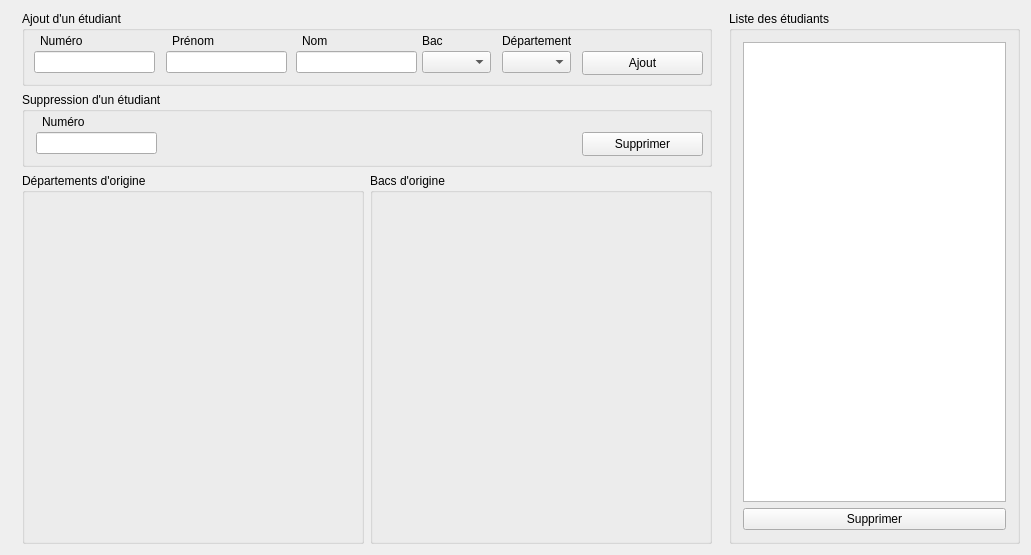
<?xml version="1.0" encoding="UTF-8"?>
<ui version="4.0">
 <class>TP3_GestionEtuClass</class>
 <widget class="QMainWindow" name="TP3_GestionEtuClass">
  <property name="geometry">
   <rect>
    <x>0</x>
    <y>0</y>
    <width>1031</width>
    <height>555</height>
   </rect>
  </property>
  <property name="windowTitle">
   <string>TP3_GestionEtu</string>
  </property>
  <widget class="QWidget" name="centralWidget">
   <layout class="QHBoxLayout" name="horizontalLayout_2">
    <item>
     <widget class="QWidget" name="widget" native="true">
      <layout class="QVBoxLayout" name="verticalLayout">
       <property name="topMargin">
        <number>0</number>
       </property>
       <property name="bottomMargin">
        <number>0</number>
       </property>
       <item>
        <widget class="QGroupBox" name="groupBox_AddStudent">
         <property name="minimumSize">
          <size>
           <width>690</width>
           <height>75</height>
          </size>
         </property>
         <property name="maximumSize">
          <size>
           <width>16777215</width>
           <height>75</height>
          </size>
         </property>
         <property name="title">
          <string>Ajout d'un étudiant</string>
         </property>
         <widget class="QPushButton" name="pushButton_addStudent">
          <property name="geometry">
           <rect>
            <x>560</x>
            <y>40</y>
            <width>121</width>
            <height>24</height>
           </rect>
          </property>
          <property name="text">
           <string>Ajout</string>
          </property>
         </widget>
         <widget class="QLineEdit" name="lineEdit_add_number">
          <property name="geometry">
           <rect>
            <x>12</x>
            <y>40</y>
            <width>121</width>
            <height>22</height>
           </rect>
          </property>
         </widget>
         <widget class="QLabel" name="label">
          <property name="geometry">
           <rect>
            <x>18</x>
            <y>20</y>
            <width>61</width>
            <height>20</height>
           </rect>
          </property>
          <property name="text">
           <string>Numéro</string>
          </property>
         </widget>
         <widget class="QLineEdit" name="lineEdit_add_firstname">
          <property name="geometry">
           <rect>
            <x>144</x>
            <y>40</y>
            <width>121</width>
            <height>22</height>
           </rect>
          </property>
         </widget>
         <widget class="QLabel" name="label_2">
          <property name="geometry">
           <rect>
            <x>150</x>
            <y>20</y>
            <width>61</width>
            <height>20</height>
           </rect>
          </property>
          <property name="text">
           <string>Prénom</string>
          </property>
         </widget>
         <widget class="QLineEdit" name="lineEdit_add_lastname">
          <property name="geometry">
           <rect>
            <x>274</x>
            <y>40</y>
            <width>121</width>
            <height>22</height>
           </rect>
          </property>
         </widget>
         <widget class="QLabel" name="label_3">
          <property name="geometry">
           <rect>
            <x>280</x>
            <y>20</y>
            <width>61</width>
            <height>20</height>
           </rect>
          </property>
          <property name="text">
           <string>Nom</string>
          </property>
         </widget>
         <widget class="QLabel" name="label_4">
          <property name="geometry">
           <rect>
            <x>400</x>
            <y>20</y>
            <width>61</width>
            <height>20</height>
           </rect>
          </property>
          <property name="text">
           <string>Bac</string>
          </property>
         </widget>
         <widget class="QComboBox" name="lineEdit_add_BAC">
          <property name="geometry">
           <rect>
            <x>400</x>
            <y>40</y>
            <width>69</width>
            <height>22</height>
           </rect>
          </property>
         </widget>
         <widget class="QComboBox" name="lineEdit_add_department">
          <property name="geometry">
           <rect>
            <x>480</x>
            <y>40</y>
            <width>69</width>
            <height>22</height>
           </rect>
          </property>
         </widget>
         <widget class="QLabel" name="label_5">
          <property name="geometry">
           <rect>
            <x>480</x>
            <y>20</y>
            <width>91</width>
            <height>20</height>
           </rect>
          </property>
          <property name="text">
           <string>Département</string>
          </property>
         </widget>
        </widget>
       </item>
       <item>
        <widget class="QGroupBox" name="groupBox_DeleteStudent">
         <property name="minimumSize">
          <size>
           <width>0</width>
           <height>75</height>
          </size>
         </property>
         <property name="maximumSize">
          <size>
           <width>16777215</width>
           <height>75</height>
          </size>
         </property>
         <property name="title">
          <string>Suppression d'un étudiant</string>
         </property>
         <widget class="QPushButton" name="pushButton_delete_number">
          <property name="geometry">
           <rect>
            <x>560</x>
            <y>40</y>
            <width>121</width>
            <height>24</height>
           </rect>
          </property>
          <property name="text">
           <string>Supprimer</string>
          </property>
         </widget>
         <widget class="QLineEdit" name="lineEdit_remove_number">
          <property name="geometry">
           <rect>
            <x>14</x>
            <y>40</y>
            <width>121</width>
            <height>22</height>
           </rect>
          </property>
         </widget>
         <widget class="QLabel" name="label_8">
          <property name="geometry">
           <rect>
            <x>20</x>
            <y>20</y>
            <width>61</width>
            <height>20</height>
           </rect>
          </property>
          <property name="text">
           <string>Numéro</string>
          </property>
         </widget>
        </widget>
       </item>
       <item>
        <widget class="QWidget" name="widget_Graphs" native="true">
         <layout class="QHBoxLayout" name="horizontalLayout">
          <property name="leftMargin">
           <number>0</number>
          </property>
          <property name="topMargin">
           <number>0</number>
          </property>
          <property name="rightMargin">
           <number>0</number>
          </property>
          <property name="bottomMargin">
           <number>0</number>
          </property>
          <item>
           <widget class="QGroupBox" name="groupBox_department">
            <property name="minimumSize">
             <size>
              <width>0</width>
              <height>250</height>
             </size>
            </property>
            <property name="title">
             <string>Départements d'origine</string>
            </property>
           </widget>
          </item>
          <item>
           <widget class="QGroupBox" name="groupBox_bacs">
            <property name="minimumSize">
             <size>
              <width>0</width>
              <height>250</height>
             </size>
            </property>
            <property name="title">
             <string>Bacs d'origine</string>
            </property>
           </widget>
          </item>
         </layout>
        </widget>
       </item>
      </layout>
     </widget>
    </item>
    <item>
     <widget class="QGroupBox" name="groupBox_2">
      <property name="maximumSize">
       <size>
        <width>300</width>
        <height>16777215</height>
       </size>
      </property>
      <property name="title">
       <string>Liste des étudiants</string>
      </property>
      <layout class="QVBoxLayout" name="verticalLayout_2">
       <item>
        <widget class="QListWidget" name="listWidget">
         <property name="selectionMode">
          <enum>QAbstractItemView::ExtendedSelection</enum>
         </property>
         <property name="sortingEnabled">
          <bool>true</bool>
         </property>
        </widget>
       </item>
       <item>
        <widget class="QPushButton" name="pushButton_delete_list">
         <property name="text">
          <string>Supprimer</string>
         </property>
        </widget>
       </item>
      </layout>
     </widget>
    </item>
   </layout>
  </widget>
 </widget>
 <layoutdefault spacing="6" margin="11"/>
 <resources/>
 <connections/>
</ui>
